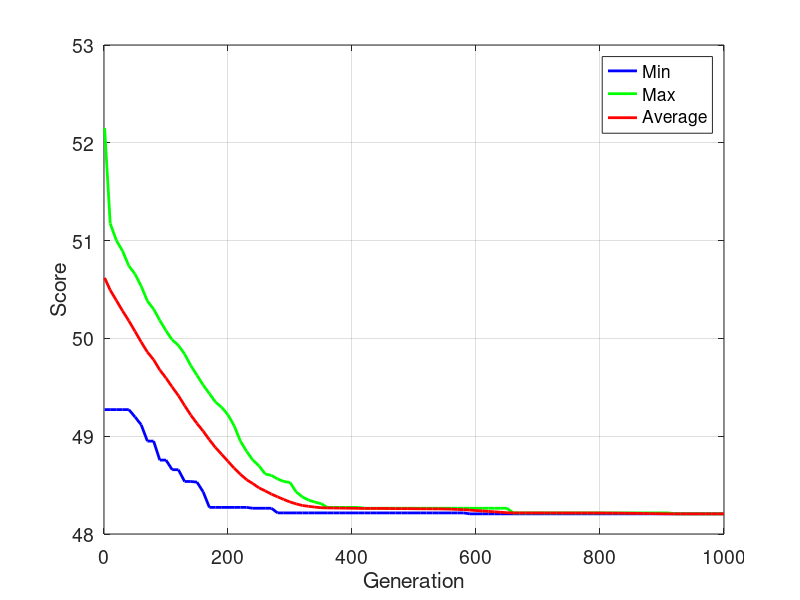

This figure's MATLAB source: (Note: this script raises an error after producing the figure.)
close all;
clear all;
%% parameters %%%%%%%%%%%%%%%%%%%%%%%%%%%%%%%%%%%%%%%%%%%%%%%%%%%%
%% directory %%%%%%%%%%%%%%%%%%%%%%%%%%%%%%%%%%%%%%%%%%%%%%%%%%%%%
foldername = "C:\Users\user\Desktop\figures\220517\final";
% mkdir(foldername);
%% SCORE %%%%%%%%%%%%%%%%%%%%%%%%%%%%%%%%%%%%%%%%%%%%
score = [
1 49.271882 50.618716 52.150044 0.893200 0.927229 0.958485
10 49.271882 50.493902 51.174881 0.905716 0.930106 0.958485
20 49.271882 50.387717 51.001720 0.912943 0.932271 0.958485
30 49.271882 50.280787 50.892715 0.913853 0.934661 0.958485
40 49.271882 50.180101 50.741783 0.917370 0.936864 0.958485
50 49.197462 50.072299 50.658406 0.917623 0.938959 0.958485
60 49.116455 49.962432 50.534344 0.920938 0.941244 0.965542
70 48.949754 49.860040 50.382028 0.925089 0.943124 0.965542
80 48.949754 49.782176 50.299323 0.928164 0.944791 0.965542
90 48.755806 49.677487 50.184146 0.931712 0.947060 0.972710
100 48.755806 49.595061 50.078669 0.931712 0.948530 0.972710
110 48.657459 49.502167 49.985020 0.937869 0.950639 0.975850
120 48.657459 49.415129 49.928529 0.937869 0.952191 0.975850
130 48.536939 49.313115 49.840228 0.938833 0.954038 0.975850
140 48.536939 49.215627 49.721799 0.938833 0.956009 0.978714
150 48.530312 49.129979 49.622547 0.941674 0.957413 0.978714
160 48.429993 49.051037 49.522171 0.941674 0.958964 0.978714
170 48.272097 48.963199 49.435832 0.945700 0.960385 0.978714
180 48.272097 48.882063 49.347720 0.948778 0.961629 0.978714
190 48.272097 48.813472 49.294218 0.949827 0.962567 0.978714
200 48.272097 48.742722 49.218123 0.949827 0.963851 0.978714
210 48.272097 48.673214 49.105886 0.951162 0.965228 0.978714
220 48.272097 48.611195 48.949754 0.954981 0.966289 0.978714
230 48.272097 48.554841 48.845548 0.958764 0.967485 0.978714
240 48.263308 48.515492 48.755806 0.958764 0.968331 0.978714
250 48.263308 48.471786 48.696792 0.960139 0.969536 0.978714
260 48.263308 48.440806 48.613763 0.960139 0.969930 0.978714
270 48.263308 48.407956 48.599323 0.962895 0.970726 0.978714
280 48.215706 48.379738 48.562881 0.964536 0.971107 0.978714
290 48.215706 48.352949 48.536939 0.964536 0.971642 0.975489
300 48.215706 48.327556 48.527213 0.964536 0.972358 0.975489
310 48.215706 48.307658 48.429993 0.966869 0.972892 0.975489
320 48.215706 48.291741 48.379253 0.967895 0.973320 0.975489
330 48.215706 48.282942 48.346877 0.967895 0.973526 0.975489
340 48.215706 48.275072 48.326335 0.967895 0.973839 0.975489
350 48.215706 48.268738 48.310222 0.967895 0.973965 0.975489
360 48.215706 48.266647 48.272097 0.972871 0.974022 0.975489
370 48.215706 48.265856 48.272097 0.972871 0.973906 0.975489
380 48.215706 48.265065 48.272097 0.972871 0.973789 0.975489
390 48.215706 48.264187 48.272097 0.972871 0.973659 0.975489
400 48.215706 48.263308 48.272097 0.972871 0.973529 0.975489
410 48.215706 48.261953 48.272097 0.972871 0.973396 0.975489
420 48.215706 48.261331 48.263532 0.972871 0.973237 0.975489
430 48.215706 48.261253 48.263308 0.972871 0.973212 0.973233
440 48.215706 48.261253 48.263308 0.972871 0.973212 0.973233
450 48.215706 48.261253 48.263308 0.972871 0.973212 0.973233
460 48.215706 48.260301 48.263308 0.972871 0.973204 0.973233
470 48.215706 48.259349 48.263308 0.972871 0.973197 0.973233
480 48.215706 48.259349 48.263308 0.972871 0.973197 0.973233
490 48.215706 48.259349 48.263308 0.972871 0.973197 0.973233
500 48.215706 48.258397 48.263308 0.972871 0.973190 0.973233
510 48.215706 48.257921 48.263308 0.972871 0.973186 0.973233
520 48.215706 48.257445 48.263308 0.972871 0.973183 0.973233
530 48.215706 48.256969 48.263308 0.972871 0.973179 0.973233
540 48.215706 48.256893 48.263308 0.972871 0.973176 0.973233
550 48.215706 48.255465 48.263308 0.972871 0.973165 0.973233
560 48.215706 48.254037 48.263308 0.972871 0.973154 0.973233
570 48.215706 48.251105 48.263308 0.972871 0.973129 0.973233
580 48.215706 48.248725 48.263308 0.972871 0.973111 0.973233
590 48.206111 48.244345 48.263308 0.972871 0.973087 0.973786
600 48.206111 48.240061 48.263308 0.972871 0.973055 0.973786
610 48.206111 48.235776 48.263308 0.972871 0.973022 0.973786
620 48.206111 48.231492 48.263308 0.972871 0.972990 0.973786
630 48.206111 48.226732 48.263308 0.972871 0.972954 0.973786
640 48.206111 48.222448 48.263308 0.972871 0.972921 0.973786
650 48.206111 48.217687 48.263308 0.972871 0.972885 0.973786
660 48.206111 48.215610 48.215706 0.972871 0.972880 0.973786
670 48.206111 48.215610 48.215706 0.972871 0.972880 0.973786
680 48.206111 48.215610 48.215706 0.972871 0.972880 0.973786
690 48.206111 48.215610 48.215706 0.972871 0.972880 0.973786
700 48.206111 48.215610 48.215706 0.972871 0.972880 0.973786
710 48.206111 48.215418 48.215706 0.972871 0.972899 0.973786
720 48.206111 48.215418 48.215706 0.972871 0.972899 0.973786
730 48.206111 48.215322 48.215706 0.972871 0.972908 0.973786
740 48.206111 48.215226 48.215706 0.972871 0.972917 0.973786
750 48.206111 48.215130 48.215706 0.972871 0.972926 0.973786
760 48.206111 48.215130 48.215706 0.972871 0.972926 0.973786
770 48.206111 48.215130 48.215706 0.972871 0.972926 0.973786
780 48.206111 48.215034 48.215706 0.972871 0.972935 0.973786
790 48.206111 48.215034 48.215706 0.972871 0.972935 0.973786
800 48.206111 48.214938 48.215706 0.972871 0.972944 0.973786
810 48.206111 48.214170 48.215706 0.972871 0.973018 0.973786
820 48.206111 48.213691 48.215706 0.972871 0.973063 0.973786
830 48.206111 48.213307 48.215706 0.972871 0.973100 0.973786
840 48.206111 48.212635 48.215706 0.972871 0.973164 0.973786
850 48.206111 48.211868 48.215706 0.972871 0.973237 0.973786
860 48.206111 48.211196 48.215706 0.972871 0.973301 0.973786
870 48.206111 48.210237 48.215706 0.972871 0.973393 0.973786
880 48.206111 48.209277 48.215706 0.972871 0.973484 0.973786
890 48.206111 48.208318 48.215706 0.972871 0.973576 0.973786
900 48.206111 48.207358 48.215706 0.972871 0.973667 0.973786
910 48.206111 48.206399 48.215706 0.972871 0.973759 0.973786
920 48.206111 48.206111 48.206111 0.973786 0.973786 0.973786
930 48.206111 48.206111 48.206111 0.973786 0.973786 0.973786
940 48.206111 48.206111 48.206111 0.973786 0.973786 0.973786
950 48.206111 48.206111 48.206111 0.973786 0.973786 0.973786
960 48.206111 48.206111 48.206111 0.973786 0.973786 0.973786
970 48.206111 48.206111 48.206111 0.973786 0.973786 0.973786
980 48.206111 48.206111 48.206111 0.973786 0.973786 0.973786
990 48.206111 48.206111 48.206111 0.973786 0.973786 0.973786
1000 48.206111 48.206111 48.206111 0.973786 0.973786 0.973786
];
%% plot %%%%%%%%%%%%%%%%%%%%%%%%%%%%%%%%%%%%%%%%%%%%%%%%%%%%%%%%%%
figure(1)
clf
hold on
grid on
box on
% X = categorical(generation);

%plot(X, total, 'Color', 'b', 'Marker', '*', 'Markersize', 7, 'LineWidth', 1);
%plot(X, cpu, 'Color', 'r', 'Marker', 'o', 'Markersize', 7, 'LineWidth', 1);
%plot(X, network, 'Color', 'g', 'Marker', '^', 'Markersize', 7, 'LineWidth', 1);

plot(score(:,1), score(:,2), 'Color', 'b','LineWidth', 2);
plot(score(:,1), score(:,4), 'Color', 'g', 'LineWidth', 2);
plot(score(:,1), score(:,3), 'Color', 'r', 'LineWidth', 2);

% ylim([0 50]);

lgd = legend('Min', 'Max', 'Average', 'Location','northeast');
set(lgd, 'fontsize', 14);
xlabel("Generation");
ylabel('Score');
%title('Power')

set(gca,'fontsize',14);

saveas(figure(1),foldername+'/figure_genetic_algorithm'+'.png');
saveas(figure(1),foldername+'/figure_genetic_algorithm'+'.fig');
saveas(figure(1),foldername+'/figure_genetic_algorithm'+'.pdf');